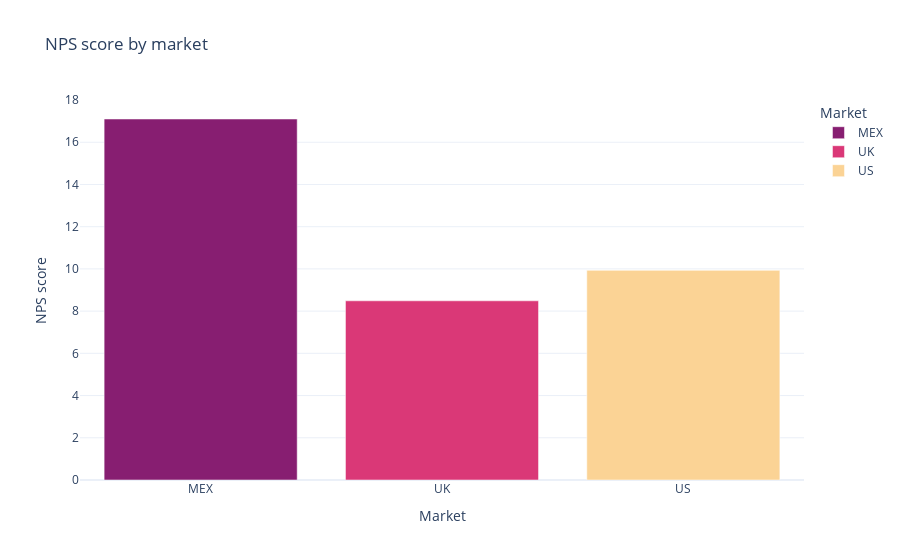

Write notebook code for a chart like this one.
### Markdown cell above
# NPS by market
First we want to understand, is there any difference in NPS by market?

### Code cell
dfmarket = df1.groupby(['Market','NPS category'])['ID'].count()
dfmarket = dfmarket.unstack()
dfmarket['Total'] = dfmarket.sum(axis = 1)
dfmarket = dfmarket.reset_index()
dfmarket['NPS score'] = (dfmarket['Promoter']/dfmarket['Total'] - dfmarket['Detractor']/dfmarket['Total'])*100
dfmarket = dfmarket.drop(columns = ['Detractor','Passive','Promoter','Total'])
fig = px.bar(dfmarket, x = 'Market', y = 'NPS score', title = 'NPS score by market', template= 'plotly_white', color = 'Market',color_discrete_map = {'MEX': '#871e71','UK':'#da3877' ,'US': '#fbd395'})
fig.show()

### Figure 1 — Plotly figure (JSON) as saved in the notebook; plotly's stock layout.template omitted (floating-point values rounded to 4 significant figures)
{"data": [{"alignmentgroup": "True", "hovertemplate": "Market=%{x}<br>NPS score=%{y}<extra></extra>", "legendgroup": "MEX", "marker": {"color": "#871e71", "pattern": {"shape": ""}}, "name": "MEX", "offsetgroup": "MEX", "orientation": "v", "showlegend": true, "textposition": "auto", "type": "bar", "x": ["MEX"], "xaxis": "x", "y": [17.1], "yaxis": "y"}, {"alignmentgroup": "True", "hovertemplate": "Market=%{x}<br>NPS score=%{y}<extra></extra>", "legendgroup": "UK", "marker": {"color": "#da3877", "pattern": {"shape": ""}}, "name": "UK", "offsetgroup": "UK", "orientation": "v", "showlegend": true, "textposition": "auto", "type": "bar", "x": ["UK"], "xaxis": "x", "y": [8.488], "yaxis": "y"}, {"alignmentgroup": "True", "hovertemplate": "Market=%{x}<br>NPS score=%{y}<extra></extra>", "legendgroup": "US", "marker": {"color": "#fbd395", "pattern": {"shape": ""}}, "name": "US", "offsetgroup": "US", "orientation": "v", "showlegend": true, "textposition": "auto", "type": "bar", "x": ["US"], "xaxis": "x", "y": [9.933], "yaxis": "y"}], "layout": {"barmode": "relative", "legend": {"title": {"text": "Market"}, "tracegroupgap": 0}, "title": {"text": "NPS score by market"}, "xaxis": {"anchor": "y", "categoryarray": ["MEX", "UK", "US"], "categoryorder": "array", "domain": [0, 1], "title": {"text": "Market"}}, "yaxis": {"anchor": "x", "domain": [0, 1], "title": {"text": "NPS score"}}}}
